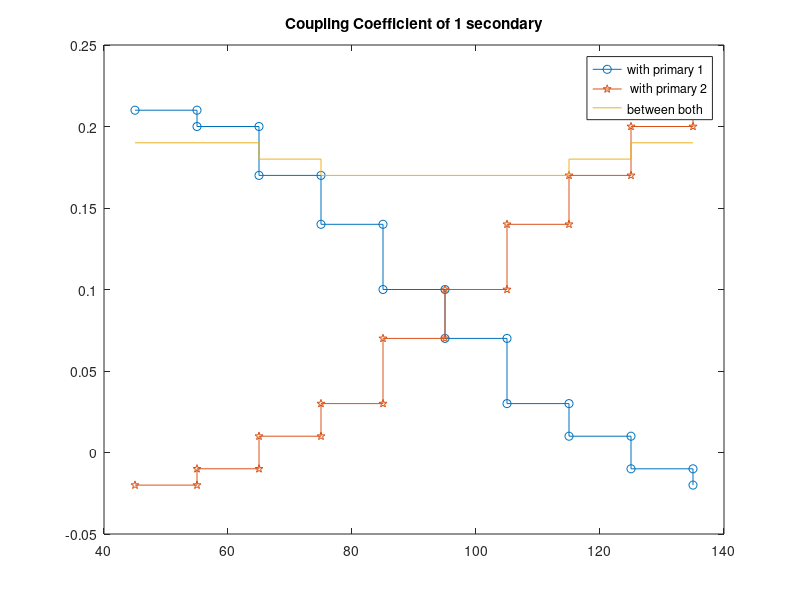
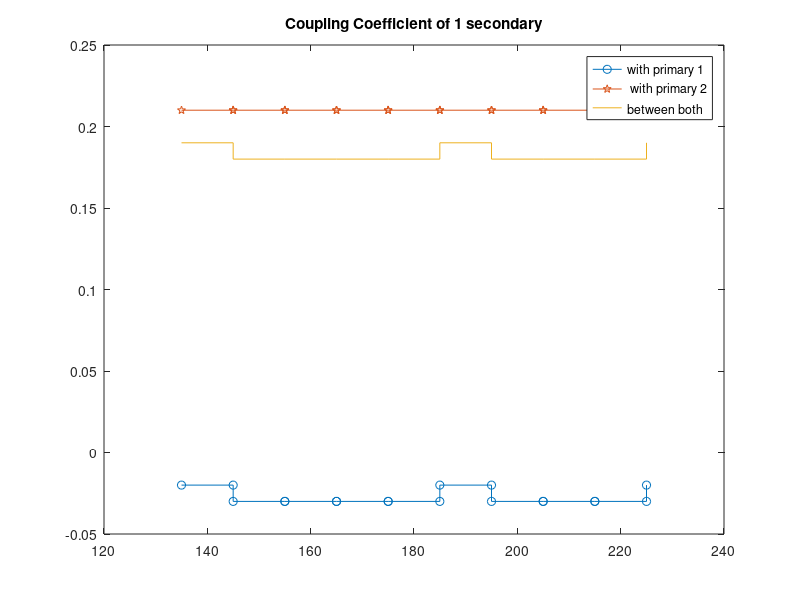
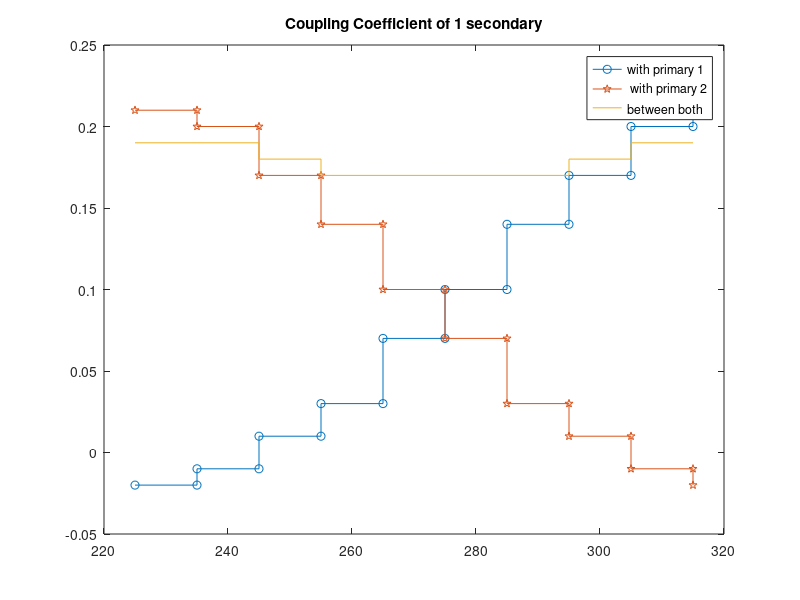
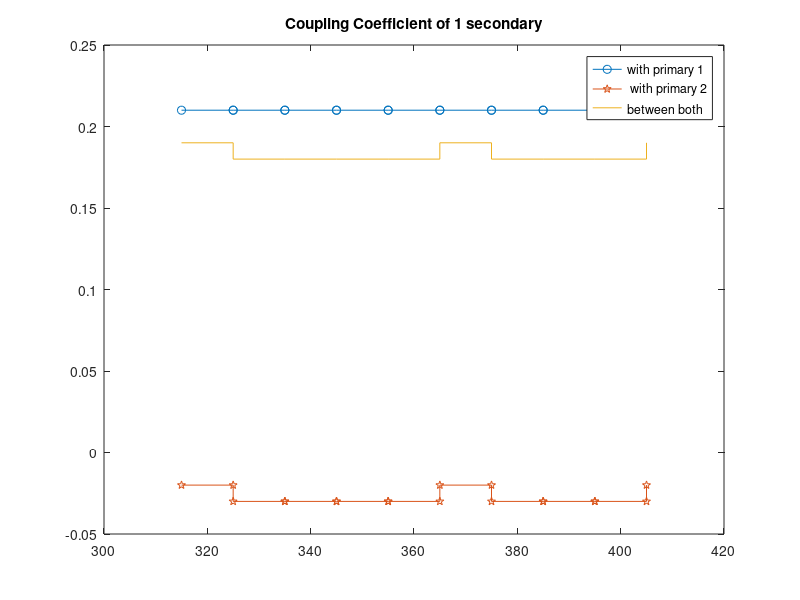

The MATLAB script that drew these images, in order:
load('bended_result.mat');
%%  seconder
angle= 45:10:135;
i=1;
j=3;
s1p1=[Bended_0(i,j), Bended_10(i,j),Bended_20(i,j) ...
    Bended_30(i,j), Bended_40(i,j), Bended_50(i,j) ...
    Bended_60(i,j), Bended_70(i,j), Bended_80(i,j) ...
    Bended_90(i,j) ];

i=2;
j=3;
s1p2=[Bended_0(i,j), Bended_10(i,j),Bended_20(i,j) ...
    Bended_30(i,j), Bended_40(i,j), Bended_50(i,j) ...
    Bended_60(i,j), Bended_70(i,j), Bended_80(i,j) ...
    Bended_90(i,j)];


figure();
stairs(angle,-s1p1,'-o');
hold on;
stairs(angle,-s1p2,'-p');
hold on ;
stairs(angle,-s1p2-s1p1);
legend('with primary 1', ' with primary 2','between both')
title('Coupling Coefficient of 1 secondary')
%%

angle= 45:10:135;
angle=angle+90;
i=1;
j=4;
s2p1=[Bended_0(i,j), Bended_10(i,j),Bended_20(i,j) ...
    Bended_30(i,j), Bended_40(i,j), Bended_50(i,j) ...
    Bended_60(i,j), Bended_70(i,j), Bended_80(i,j) ...
    Bended_90(i,j) ];

i=2;
j=4;
s2p2=[Bended_0(i,j), Bended_10(i,j),Bended_20(i,j) ...
    Bended_30(i,j), Bended_40(i,j), Bended_50(i,j) ...
    Bended_60(i,j), Bended_70(i,j), Bended_80(i,j) ...
    Bended_90(i,j)];


figure();
stairs(angle,-s2p1,'-o');
hold on;
stairs(angle,-s2p2,'-p');
hold on ;
stairs(angle,-s2p2-s2p1);
legend('with primary 1', ' with primary 2','between both')
title('Coupling Coefficient of 1 secondary')
%%
angle= 45:10:135;
angle=angle+180;
i=1;
j=5;
s3p1=[Bended_0(i,j), Bended_10(i,j),Bended_20(i,j) ...
    Bended_30(i,j), Bended_40(i,j), Bended_50(i,j) ...
    Bended_60(i,j), Bended_70(i,j), Bended_80(i,j) ...
    Bended_90(i,j) ];

i=2;
j=5;
s3p2=[Bended_0(i,j), Bended_10(i,j),Bended_20(i,j) ...
    Bended_30(i,j), Bended_40(i,j), Bended_50(i,j) ...
    Bended_60(i,j), Bended_70(i,j), Bended_80(i,j) ...
    Bended_90(i,j)];


figure();
stairs(angle,-s3p1,'-o');
hold on;
stairs(angle,-s3p2,'-p');
hold on ;
stairs(angle,-s3p2-s3p1);
legend('with primary 1', ' with primary 2','between both')
title('Coupling Coefficient of 1 secondary')
%%

angle= 45:10:135;
angle=angle+270;
i=1;
j=6;
s4p1=[Bended_0(i,j), Bended_10(i,j),Bended_20(i,j) ...
    Bended_30(i,j), Bended_40(i,j), Bended_50(i,j) ...
    Bended_60(i,j), Bended_70(i,j), Bended_80(i,j) ...
    Bended_90(i,j) ];

i=2;
j=6;
s4p2=[Bended_0(i,j), Bended_10(i,j),Bended_20(i,j) ...
    Bended_30(i,j), Bended_40(i,j), Bended_50(i,j) ...
    Bended_60(i,j), Bended_70(i,j), Bended_80(i,j) ...
    Bended_90(i,j)];


figure();
stairs(angle,-s4p1,'-o');
hold on;
stairs(angle,-s4p2,'-p');
hold on ;
stairs(angle,-s4p2-s4p1);
legend('with primary 1', ' with primary 2','between both')
title('Coupling Coefficient of 1 secondary')
